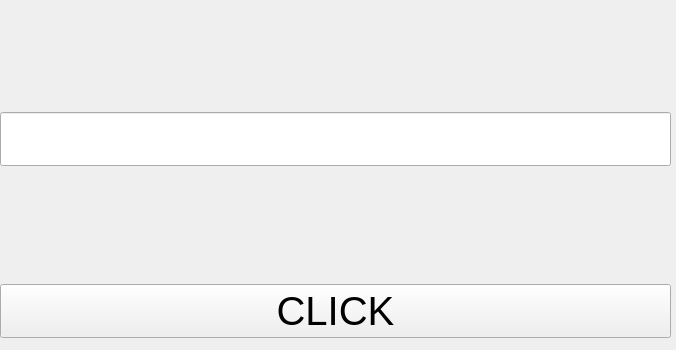
<?xml version="1.0" encoding="UTF-8"?>
<ui version="4.0">
 <class>MainWindow</class>
 <widget class="QMainWindow" name="MainWindow">
  <property name="geometry">
   <rect>
    <x>0</x>
    <y>0</y>
    <width>676</width>
    <height>350</height>
   </rect>
  </property>
  <property name="windowTitle">
   <string>MainWindow</string>
  </property>
  <widget class="QWidget" name="centralwidget">
   <widget class="QWidget" name="verticalLayoutWidget">
    <property name="geometry">
     <rect>
      <x>0</x>
      <y>0</y>
      <width>671</width>
      <height>451</height>
     </rect>
    </property>
    <layout class="QVBoxLayout" name="verticalLayout">
     <item>
      <widget class="QLineEdit" name="texto">
       <property name="font">
        <font>
         <pointsize>30</pointsize>
        </font>
       </property>
      </widget>
     </item>
     <item>
      <widget class="QPushButton" name="boton">
       <property name="font">
        <font>
         <pointsize>30</pointsize>
        </font>
       </property>
       <property name="text">
        <string>CLICK</string>
       </property>
      </widget>
     </item>
    </layout>
   </widget>
  </widget>
 </widget>
 <resources/>
 <connections/>
</ui>
